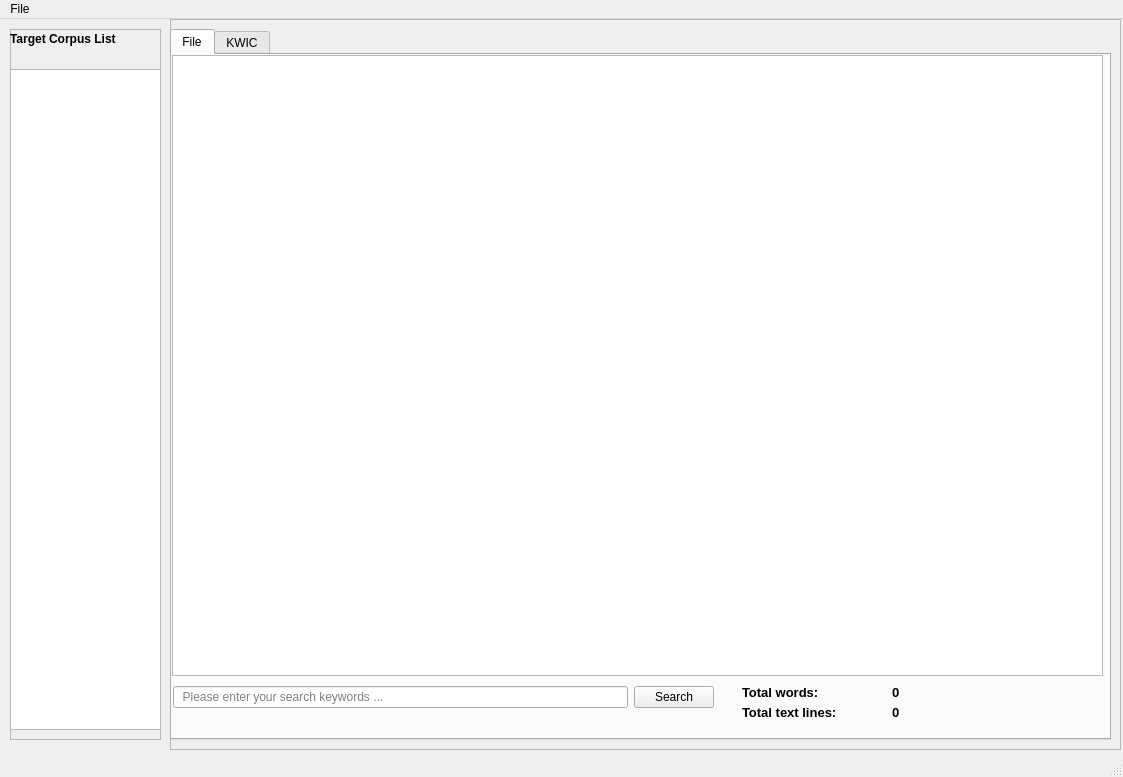
<?xml version="1.0" encoding="UTF-8"?>
<ui version="4.0">
 <class>MainWindow</class>
 <widget class="QMainWindow" name="MainWindow">
  <property name="geometry">
   <rect>
    <x>0</x>
    <y>0</y>
    <width>1123</width>
    <height>777</height>
   </rect>
  </property>
  <property name="windowTitle">
   <string>MainWindow</string>
  </property>
  <widget class="QWidget" name="centralwidget">
   <widget class="QLabel" name="targetCorpus">
    <property name="geometry">
     <rect>
      <x>10</x>
      <y>10</y>
      <width>151</width>
      <height>21</height>
     </rect>
    </property>
    <property name="font">
     <font>
      <pointsize>9</pointsize>
     </font>
    </property>
    <property name="text">
     <string>&lt;html&gt;&lt;head/&gt;&lt;body&gt;&lt;p&gt;&lt;span style=&quot; font-weight:600;&quot;&gt;Target Corpus List&lt;/span&gt;&lt;/p&gt;&lt;/body&gt;&lt;/html&gt;</string>
    </property>
   </widget>
   <widget class="QTabWidget" name="tabWidget">
    <property name="geometry">
     <rect>
      <x>170</x>
      <y>10</y>
      <width>941</width>
      <height>711</height>
     </rect>
    </property>
    <property name="currentIndex">
     <number>0</number>
    </property>
    <widget class="QWidget" name="tab_1">
     <attribute name="title">
      <string>File</string>
     </attribute>
     <widget class="QTextBrowser" name="textBrowser_1">
      <property name="geometry">
       <rect>
        <x>0</x>
        <y>0</y>
        <width>931</width>
        <height>621</height>
       </rect>
      </property>
     </widget>
     <widget class="QLabel" name="label_TotalTextLine">
      <property name="geometry">
       <rect>
        <x>570</x>
        <y>650</y>
        <width>151</width>
        <height>16</height>
       </rect>
      </property>
      <property name="text">
       <string>&lt;html&gt;&lt;head/&gt;&lt;body&gt;&lt;p&gt;&lt;span style=&quot; font-size:10pt; font-weight:600;&quot;&gt;Total text lines: &lt;/span&gt;&lt;/p&gt;&lt;/body&gt;&lt;/html&gt;</string>
      </property>
     </widget>
     <widget class="QLabel" name="label_TotalWords">
      <property name="geometry">
       <rect>
        <x>570</x>
        <y>630</y>
        <width>151</width>
        <height>16</height>
       </rect>
      </property>
      <property name="text">
       <string>&lt;html&gt;&lt;head/&gt;&lt;body&gt;&lt;p&gt;&lt;span style=&quot; font-size:10pt; font-weight:600;&quot;&gt;Total words:&lt;/span&gt;&lt;/p&gt;&lt;/body&gt;&lt;/html&gt;</string>
      </property>
     </widget>
     <widget class="QWidget" name="layoutWidget">
      <property name="geometry">
       <rect>
        <x>1</x>
        <y>630</y>
        <width>541</width>
        <height>25</height>
       </rect>
      </property>
      <layout class="QHBoxLayout" name="horizontalLayout_2">
       <item>
        <widget class="QLineEdit" name="input_1">
         <property name="placeholderText">
          <string>  Please enter your search keywords ...</string>
         </property>
        </widget>
       </item>
       <item>
        <widget class="QPushButton" name="search_1">
         <property name="text">
          <string>Search</string>
         </property>
        </widget>
       </item>
      </layout>
     </widget>
     <widget class="QLabel" name="label_TotalWords_2">
      <property name="geometry">
       <rect>
        <x>720</x>
        <y>630</y>
        <width>151</width>
        <height>16</height>
       </rect>
      </property>
      <property name="text">
       <string>&lt;html&gt;&lt;head/&gt;&lt;body&gt;&lt;p&gt;&lt;span style=&quot; font-size:10pt; font-weight:600;&quot;&gt;0&lt;/span&gt;&lt;/p&gt;&lt;/body&gt;&lt;/html&gt;</string>
      </property>
     </widget>
     <widget class="QLabel" name="label_TotalTextLine_2">
      <property name="geometry">
       <rect>
        <x>720</x>
        <y>650</y>
        <width>151</width>
        <height>16</height>
       </rect>
      </property>
      <property name="text">
       <string>&lt;html&gt;&lt;head/&gt;&lt;body&gt;&lt;p&gt;&lt;span style=&quot; font-size:10pt; font-weight:600;&quot;&gt;0&lt;/span&gt;&lt;/p&gt;&lt;/body&gt;&lt;/html&gt;</string>
      </property>
     </widget>
    </widget>
    <widget class="QWidget" name="tab_2">
     <attribute name="title">
      <string>KWIC</string>
     </attribute>
     <widget class="QTableWidget" name="table_KWIC">
      <property name="geometry">
       <rect>
        <x>0</x>
        <y>0</y>
        <width>931</width>
        <height>621</height>
       </rect>
      </property>
      <property name="columnCount">
       <number>0</number>
      </property>
      <attribute name="horizontalHeaderCascadingSectionResizes">
       <bool>false</bool>
      </attribute>
      <attribute name="horizontalHeaderDefaultSectionSize">
       <number>100</number>
      </attribute>
     </widget>
     <widget class="QWidget" name="layoutWidget">
      <property name="geometry">
       <rect>
        <x>0</x>
        <y>630</y>
        <width>541</width>
        <height>25</height>
       </rect>
      </property>
      <layout class="QHBoxLayout" name="horizontalLayout">
       <item>
        <widget class="QLineEdit" name="input_2">
         <property name="placeholderText">
          <string>  Please enter your search keywords ...</string>
         </property>
        </widget>
       </item>
       <item>
        <widget class="QPushButton" name="search_2">
         <property name="text">
          <string>Search</string>
         </property>
        </widget>
       </item>
      </layout>
     </widget>
     <widget class="QLineEdit" name="lineEdit_FuzzyMatch">
      <property name="geometry">
       <rect>
        <x>420</x>
        <y>660</y>
        <width>41</width>
        <height>20</height>
       </rect>
      </property>
     </widget>
     <widget class="QLabel" name="label_FuzzyMat">
      <property name="geometry">
       <rect>
        <x>3</x>
        <y>661</y>
        <width>232</width>
        <height>16</height>
       </rect>
      </property>
      <property name="text">
       <string>&lt;html&gt;&lt;head/&gt;&lt;body&gt;&lt;p&gt;&lt;span style=&quot; font-size:10pt; font-weight:600;&quot;&gt;Matching sensitivity (0-100):&lt;/span&gt;&lt;/p&gt;&lt;/body&gt;&lt;/html&gt;</string>
      </property>
     </widget>
     <widget class="QSlider" name="Qslider_sense">
      <property name="geometry">
       <rect>
        <x>240</x>
        <y>660</y>
        <width>171</width>
        <height>22</height>
       </rect>
      </property>
      <property name="font">
       <font>
        <family>Sitka</family>
        <pointsize>9</pointsize>
        <italic>false</italic>
       </font>
      </property>
      <property name="orientation">
       <enum>Qt::Horizontal</enum>
      </property>
     </widget>
     <widget class="QCheckBox" name="checkBox_CaseSensitive">
      <property name="geometry">
       <rect>
        <x>470</x>
        <y>660</y>
        <width>131</width>
        <height>21</height>
       </rect>
      </property>
      <property name="text">
       <string>Case Sensitive</string>
      </property>
     </widget>
     <widget class="QComboBox" name="comboBox_left">
      <property name="geometry">
       <rect>
        <x>680</x>
        <y>660</y>
        <width>81</width>
        <height>22</height>
       </rect>
      </property>
     </widget>
     <widget class="QLabel" name="label">
      <property name="geometry">
       <rect>
        <x>600</x>
        <y>660</y>
        <width>81</width>
        <height>21</height>
       </rect>
      </property>
      <property name="text">
       <string>Head Length</string>
      </property>
     </widget>
     <widget class="QLabel" name="label_2">
      <property name="geometry">
       <rect>
        <x>770</x>
        <y>660</y>
        <width>81</width>
        <height>21</height>
       </rect>
      </property>
      <property name="text">
       <string>Tail Length</string>
      </property>
     </widget>
     <widget class="QComboBox" name="comboBox_right">
      <property name="geometry">
       <rect>
        <x>850</x>
        <y>660</y>
        <width>81</width>
        <height>22</height>
       </rect>
      </property>
     </widget>
     <widget class="QWidget" name="layoutWidget">
      <property name="geometry">
       <rect>
        <x>569</x>
        <y>626</y>
        <width>151</width>
        <height>31</height>
       </rect>
      </property>
      <layout class="QHBoxLayout" name="horizontalLayout_3">
       <item>
        <widget class="QLabel" name="label_QueryResult">
         <property name="text">
          <string>&lt;html&gt;&lt;head/&gt;&lt;body&gt;&lt;p&gt;&lt;span style=&quot; font-size:10pt; font-weight:600;&quot;&gt;Query result:&lt;/span&gt;&lt;/p&gt;&lt;/body&gt;&lt;/html&gt;</string>
         </property>
        </widget>
       </item>
       <item>
        <widget class="QLabel" name="label_QueryResult_2">
         <property name="text">
          <string>&lt;html&gt;&lt;head/&gt;&lt;body&gt;&lt;p&gt;&lt;span style=&quot; font-size:10pt; font-weight:600;&quot;&gt;0&lt;/span&gt;&lt;/p&gt;&lt;/body&gt;&lt;/html&gt;</string>
         </property>
        </widget>
       </item>
      </layout>
     </widget>
    </widget>
   </widget>
   <widget class="QFrame" name="frame">
    <property name="geometry">
     <rect>
      <x>10</x>
      <y>10</y>
      <width>151</width>
      <height>711</height>
     </rect>
    </property>
    <property name="frameShape">
     <enum>QFrame::StyledPanel</enum>
    </property>
    <property name="frameShadow">
     <enum>QFrame::Raised</enum>
    </property>
    <widget class="QListWidget" name="listWidget">
     <property name="geometry">
      <rect>
       <x>0</x>
       <y>40</y>
       <width>151</width>
       <height>661</height>
      </rect>
     </property>
    </widget>
   </widget>
   <widget class="QFrame" name="frame_2">
    <property name="geometry">
     <rect>
      <x>170</x>
      <y>0</y>
      <width>951</width>
      <height>731</height>
     </rect>
    </property>
    <property name="frameShape">
     <enum>QFrame::StyledPanel</enum>
    </property>
    <property name="frameShadow">
     <enum>QFrame::Raised</enum>
    </property>
   </widget>
   <widget class="QSplitter" name="splitter">
    <property name="geometry">
     <rect>
      <x>0</x>
      <y>0</y>
      <width>0</width>
      <height>0</height>
     </rect>
    </property>
    <property name="orientation">
     <enum>Qt::Horizontal</enum>
    </property>
   </widget>
   <widget class="QSplitter" name="splitter_2">
    <property name="geometry">
     <rect>
      <x>0</x>
      <y>0</y>
      <width>0</width>
      <height>0</height>
     </rect>
    </property>
    <property name="orientation">
     <enum>Qt::Vertical</enum>
    </property>
   </widget>
   <zorder>splitter</zorder>
   <zorder>splitter_2</zorder>
   <zorder>frame</zorder>
   <zorder>frame_2</zorder>
   <zorder>tabWidget</zorder>
   <zorder>targetCorpus</zorder>
  </widget>
  <widget class="QMenuBar" name="menubar">
   <property name="geometry">
    <rect>
     <x>0</x>
     <y>0</y>
     <width>1123</width>
     <height>23</height>
    </rect>
   </property>
   <widget class="QMenu" name="menuFile">
    <property name="title">
     <string>File</string>
    </property>
    <addaction name="actionOpen_File"/>
    <addaction name="separator"/>
    <addaction name="actionExit"/>
   </widget>
   <addaction name="menuFile"/>
  </widget>
  <widget class="QStatusBar" name="statusbar"/>
  <action name="actionOpen_File">
   <property name="text">
    <string>Open File</string>
   </property>
  </action>
  <action name="actionExit">
   <property name="text">
    <string>Exit</string>
   </property>
  </action>
 </widget>
 <resources/>
 <connections/>
</ui>
